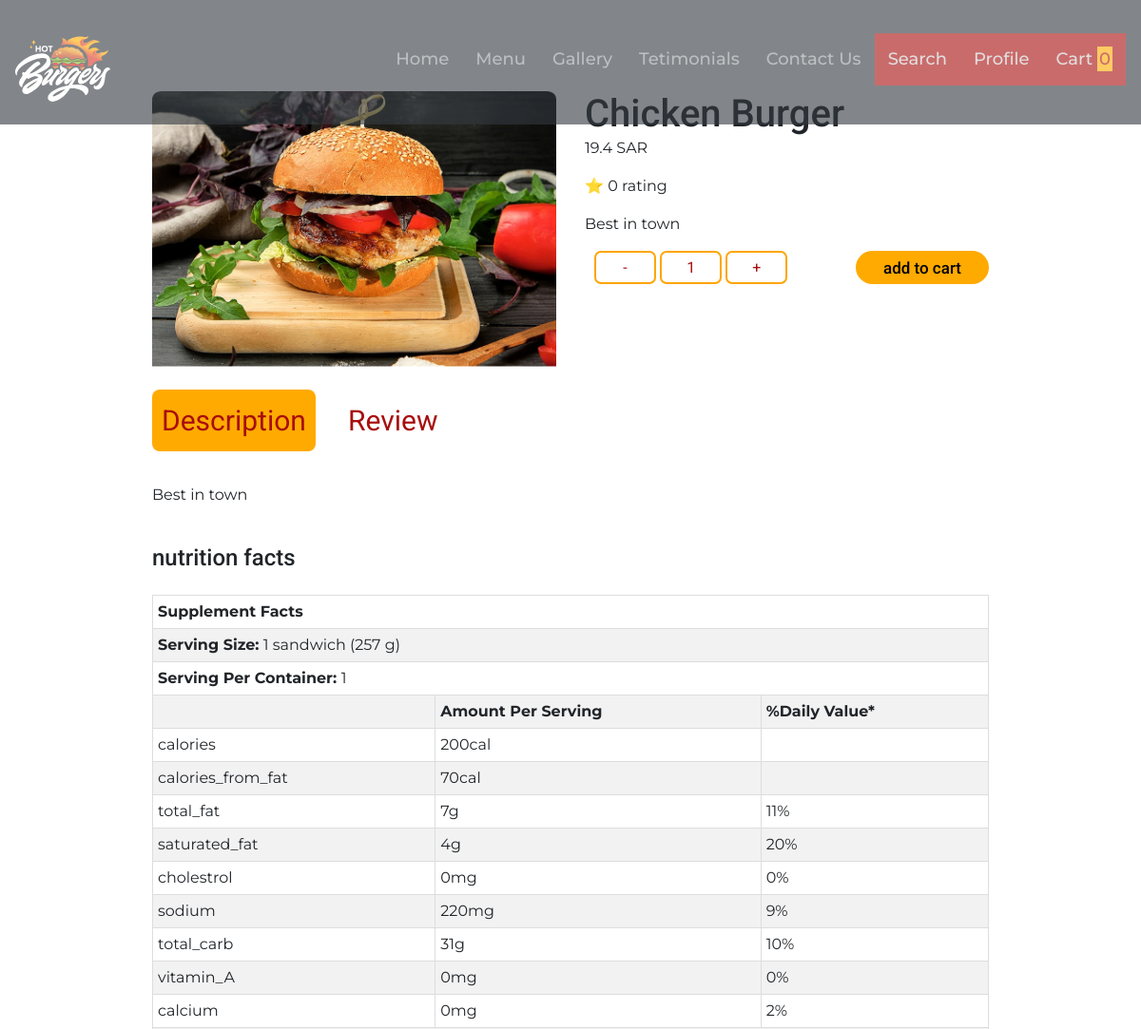
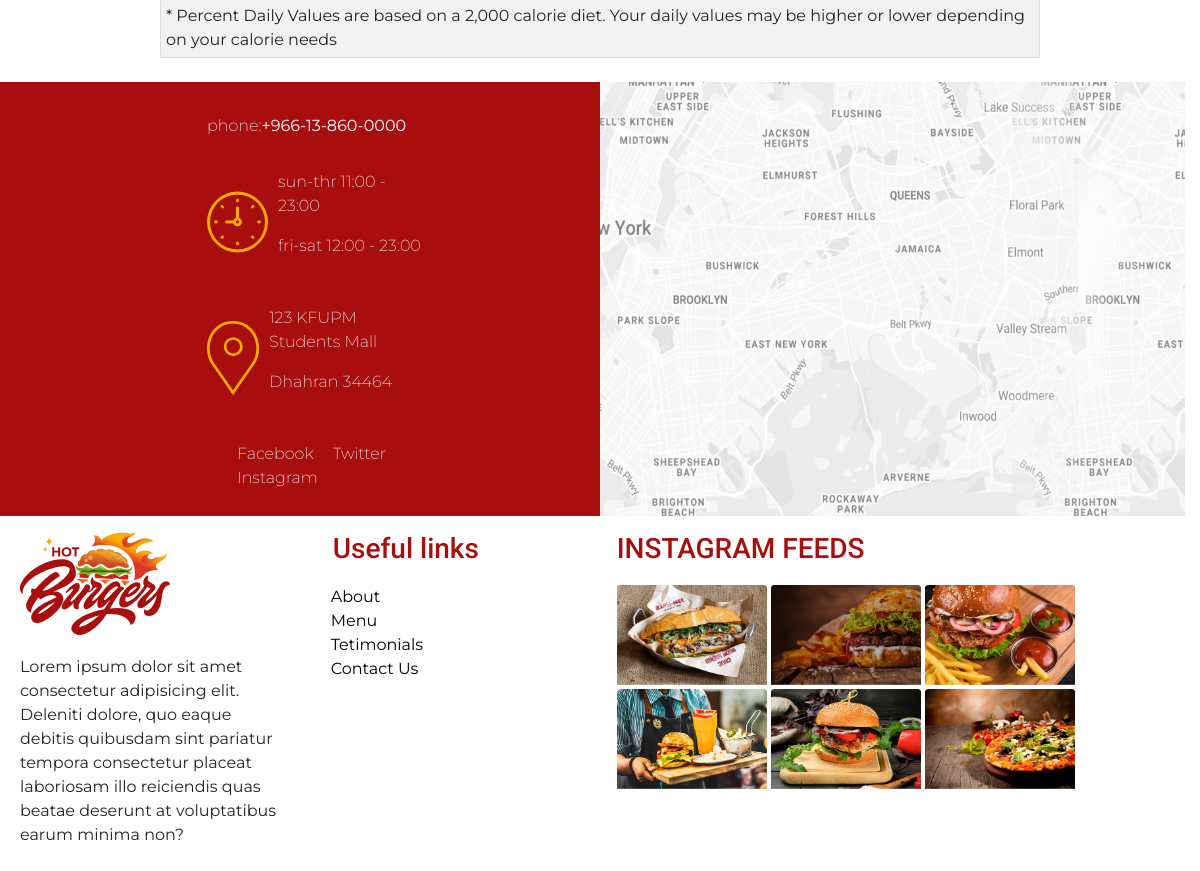
The page /detail.php?id=5 on the database its author committed (2 pictures, top to bottom).
### tables this page shows
CREATE TABLE `meal` (
  `id` int(11) NOT NULL,
  `title` varchar(50) DEFAULT NULL,
  `price` decimal(10,4) UNSIGNED DEFAULT NULL,
  `image` varchar(500) DEFAULT NULL,
  `description` varchar(700) DEFAULT NULL
);

### php/meal_db.php (called while the page is built, shortened)
<?php
class Meal_db
{
    public $db_connection;
    function __construct()
    {
        $this->db_connection = mysqli_connect('127.0.0.1:3306', 'root', '', 'meals');
    }
    function getMealById($id)
    {
        include_once 'php/meal.php';
        $classB = new Meal();
        $sql = "SELECT * FROM meal WHERE id=$id";
        $result = mysqli_query($this->db_connection, $sql);
        $meal = mysqli_fetch_all($result, MYSQLI_ASSOC);
        return array_merge($meal[0], $classB->getMealById($id)["nutrition"]);
    }
    function getMealReviews($id)
    {
        $sql = "SELECT * FROM reviews WHERE meal_id=$id";
        $result = mysqli_query($this->db_connection, $sql);
        $review = mysqli_fetch_all($result, MYSQLI_ASSOC);
        return $result ? $review : null;
    }
    function getRating($id)
    {
        $array = $this->getMealReviews($id);
        if (!$array) {
            return 0;
        }
        $rating = 0;
        return $rating / count($array);
    }
}
?>

### php/meal.php (called while the page is built, shortened)
<?php
class Meal{
    public function getMealById($id)
    {
        include 'meals.php';
        $this->meal = $meals;
        $filter =array_filter($this->meal,function($storeElement) use($id){
            return $storeElement["id"]==$id;
        });
        return array_pop($filter);
        }
}
?>

### detail.php (the view, shortened to what this page needs)
<!DOCTYPE html>
<html lang="en">
<he <meta charset="UTF-8">
    <link href="https://cdn.jsdelivr.net/npm/bootstrap@5.0.2/dist/css/bootstrap.min.css" rel="stylesheet">
    <link rel="stylesheet" href="https://maxcdn.bootstrapcdn.com/bootstrap/4.5.2/css/bootstrap.min.css">
    <link rel="stylesheet" href="stylesheet.css">
    </head>
    <body onload="showTable()">
        <?php
        include 'include/inc.header.php';
        include_once 'php/meal.php';
        $id = $_GET['id'];
        $classB = new Meal_db();
        $myArray = $classB->getMealById($id);
        ?>
        <section class="pb-4 meal-info margin mt-5 pt-5 pt-5 mt-3">
            <div class="row pb-4">
                <img src="<?php echo "projectImages/" . $myArray['image']; ?>" alt="meal" class="col-lg-6 col-md-12 col-sm-12 ">
                <div class="col-lg-6 col-md-12 col-sm-12" style="margin-bottom: 20px;">
                    <h1><?php echo $myArray['title']; ?></h1>
                    <p><?php echo (float) $myArray['price']; ?> SAR</p>
                    <p>&#11088 <?php echo $classB->getRating($id); ?> rating</p>
                    <p><?php echo $myArray['description']; ?></p>
                    <div class="button-container">
                        <div>
                            <button class="buttons3" onclick="decrement()">-</button>
                            <button class="buttons3" id="quantity_button">1</button>
                            <button class="buttons3" onclick="increment()">+</button>
                        </div>
                        <p> <a href="php/cart.php?id=<?php echo $myArray['id']; ?>&back=<?php echo $_SERVER["PHP_SELF"] . "?id=" . $myArray['id']; ?>">
                                <button class="add-to-cart">add to cart</button>
                            </a>
                    </div>
                </div>
            </div>
            <div class>
                <button id="table-reveal" class="section_Buttons" onclick="showTable()">Description</button>
                <button id="review-reveal" class="section_Buttons" onclick="showReview(<?php echo $id ?>)">Review</button>
            </div>
        </section>
        <section id="table" class="margin">
            <p><?php echo $myArray['description']; ?></p>
            <section class>
                <h4>nutrition facts</h4>
                <table border="1px solid black;">
                    <tr>
                        <td colspan="3">
                            <strong>Supplement Facts</strong>
                        </td>
                    </tr>
                    <tr>
                        <td colspan="3">
                            <strong> Serving Size:</strong> <?php echo $myArray['serving_size']; ?>
                        </td>
                    </tr>
                    <tr>
                        <td colspan="3">
                            <strong> Serving Per Container: </strong><?php echo $myArray['serving_per_container']; ?>
                        </td>
                    </tr>
                    <tr>
                        <td></td>
                        <td> <strong>Amount Per Serving</strong></td>
                        <td> <strong>%Daily Value*</strong> </td>
                    </tr>
                    <?php
                    foreach ($myArray["facts"] as $key => $value) {
                    ?>
                        <tr>
                            <td><?php echo $value['item']; ?></td>
                            <td><?php echo $value['amount_per_serving'] . $value['unit']; ?></td>
                            <td><?php echo $value['daily_value']; ?></td>
                        </tr>
                    <?php } ?>
                    <tr>
                        <td colspan="3">* Percent Daily Values are based on a 2,000 calorie diet. Your daily values may be higher or lower depending on your calorie needs</td>
                    </tr>
                </table>
            </section>
        </section>
        <?php include 'include/inc.footer.php'; ?>
    </body>
</html>

### stylesheet.css (style rules this page uses)
* { margin: 0; padding: 0; }
body { font-family: 'Montserrat', sans-serif; max-width: 100%; }
.margin { margin-left: 10rem !important; margin-right: 10rem !important; }
h1, h2, h3, h4, h5, button { margin: 0; padding: 0; font-family: 'Roboto', sans-serif; }
h4 { margin: 0; padding: 0; font-family: 'Roboto', sans-serif; }
.button-container { display: flex; justify-content: space-between; margin-left: 10px; }
.buttons3 { color: #A80E0E; background-color: transparent; border: 2px solid orange; width: 65px; height: 35px; border-radius: 7px; }
.add-to-cart { font-weight: 500; font-size: 17px; width: 140px; height: 35px; background: #ffaa00; text-decoration: none; padding: 6px 15px; border: none; border-radius: 50px; }
.margin h4 { padding-top: 1.5rem; }
table { margin-top: 1.5rem; border-collapse: collapse; margin-bottom: 1.5rem; }
table, tr, th, td { border: 1px solid #DDD; }
th, td { padding: 5px; }
tr:nth-child(even) { background-color: #f2f2f2; }
.section_Buttons { border: none; font-size: 30px; color: #A80E0E; background-color: transparent; margin: 0px 20px 10px 0px; padding: 10px; border-radius: 8px; transition: 500ms; }

### rows shown on the page
meal: image (picture), price "19.4", description "Best in town"

### other values the page prints
$classB->getRating($id) "0"
$myArray['serving_size'] "1 sandwich (257 g)"
$myArray['serving_per_container'] "1"
$value['item'] "calories"
$value['amount_per_serving'] "200"
$value['unit'] "cal"
$value['item'] "calories_from_fat"
$value['amount_per_serving'] "70"
$value['item'] "total_fat"
$value['amount_per_serving'] "7"
$value['unit'] "g"
$value['daily_value'] "11%"
$value['item'] "saturated_fat"
$value['amount_per_serving'] "4"
$value['daily_value'] "20%"
